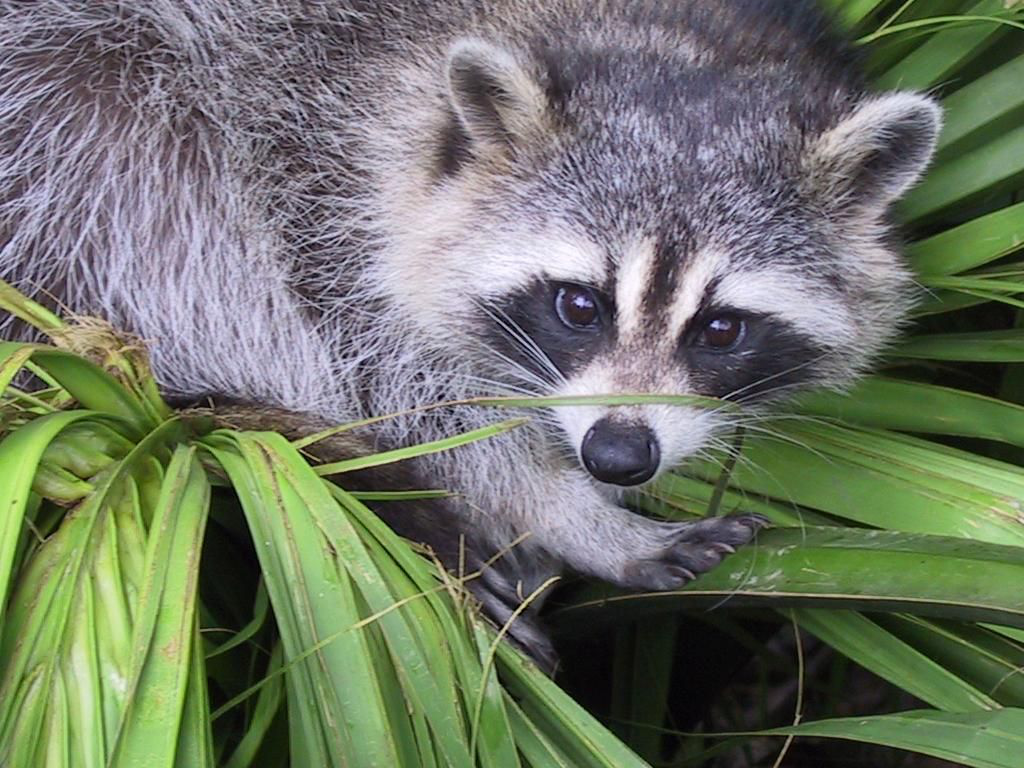
#> input picture Machine Learnia/AI/Data/Racoon.png, 1024 x 768 px
$ python 'Traitement d'"'"'image.py'
#> lines starting #> are read from the running program, lines starting #| are printed output that depends on the picture
import  numpy               as np
import  matplotlib.pyplot   as plt
from    scipy       import misc
from    PIL         import ImageFilter
from    PIL         import Image
from    scipy       import ndimage
import os

module_dir = os.path.dirname(__file__)
os.chdir(module_dir)
os.chdir("../Data")

#Importer une image
Image_Racoon = Image.open("Racoon.png" )
#> Image_Racoon is the input picture: PIL image 1024x768 RGB; mean R, G, B 110.7, 117.7, 102.1
Image_Color = Image.open( "Degrader.jpg")
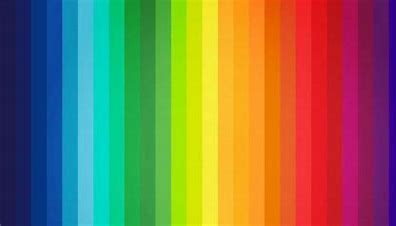
#> input picture Machine Learnia/AI/Data/Degrader.jpg, 396 x 226 px
#> Image_Color is the input picture: PIL image 396x226 RGB; mean R, G, B 129.4, 118.5, 81.5

Image_Color= np.array( Image_Color )
print("")
print("Image_Color")
print( 'classe :', type(Image_Color) )
#| classe : <class 'numpy.ndarray'>
print( 'type :', Image_Color.dtype )
#| type : uint8
print( 'taille :', Image_Color.shape )
#| taille : (226, 396, 3)
print( 'modifiable :', Image_Color.flags.writeable )
#| modifiable : True

Image_Racoon= np.asarray( Image_Racoon )
print("")
print("Image_Racoon")
print( 'classe :', type(Image_Racoon) )
#| classe : <class 'numpy.ndarray'>
print( 'type :', Image_Racoon.dtype )
#| type : uint8
print( 'taille :', Image_Color.shape )
#| taille : (226, 396, 3)
print( 'modifiable :', Image_Racoon.flags.writeable )
#| modifiable : False

plt.figure()
plt.imshow(Image_Racoon)
plt.title("Image télécharger 1")
plt.axis('off')
plt.show()

plt.figure()
plt.imshow(Image_Color)
plt.title("Image télécharger 2")
plt.axis('off')
plt.show()


#Création d'une image
hauteur = 100
largeur = 300
# mode RGB
canal = 3
new_image_RGB = np.zeros([hauteur, largeur, canal], dtype = np.uint8)
print("")
print("new_image_RGB")
print( 'classe :', type(new_image_RGB) )
print( 'type :', new_image_RGB.dtype )
print( 'taille :', new_image_RGB.shape )
print( 'modifiable :', new_image_RGB.flags.writeable )
plt.figure()
plt.imshow( new_image_RGB )
plt.title("Cadre de l'image")
plt.show()

# rouge : première tranche 0, 100
new_image_RGB[:,:100,:] = (255, 0, 0)
# vert : deuxième tranche 100, 200
new_image_RGB[:,100:200,:] = (0, 255, 0)
# bleu : Troisième tranche 200, 300
new_image_RGB[:,200:,:] = (0, 0, 255)
plt.figure()
plt.imshow(new_image_RGB)
plt.title("Génération d'image")
plt.show()
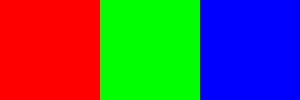
#> shown: shape (100, 300, 3); mean R, G, B 85, 85, 85
"""
"""
#Création d'une image unie aléatoire
hauteur = 100
largeur = 300
# mode RGB
canal = 3
Image_unie = np.zeros([hauteur, largeur, canal], dtype = np.uint8)
print("")
print("Image_unie")
print( 'classe :', type(Image_unie) )
print( 'type :', Image_unie.dtype )
print( 'taille :', Image_unie.shape )
print( 'modifiable :', Image_unie.flags.writeable )

for i in range( 1,4):
    Image_unie[:,:,:] = (np.random.randint(0,255),np.random.randint(0,255),np.random.randint(0,255))
    plt.figure()
    plt.imshow(Image_unie)
    plt.title("Génération d'image unie numéro %i " %i)
    plt.axis('off')
    plt.show()
#> this loop made 3 passes
#> pass 1, `plt.show()`:
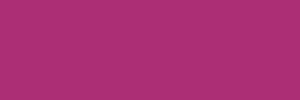
#> shown: shape (100, 300, 3); mean R, G, B 172, 47, 117

"""
"""
#Création d'une image bruit RGB
hauteur = 100
largeur = 100
# mode RGB
canal = 3
Image_bruit_RGB = np.random.randint(0, 255, size=(hauteur, largeur, 3), dtype=np.uint8)
print("")
print("Image_bruit")
print( 'classe :', type(Image_bruit_RGB) )
print( 'type :', Image_bruit_RGB.dtype )
print( 'taille :', Image_bruit_RGB.shape )
print( 'modifiable :', Image_bruit_RGB.flags.writeable )

for i in range( 1,4):
    Image_bruit_RGB = np.random.randint(0, 255, size=(hauteur, largeur, 3), dtype=np.uint8)
    plt.figure()
    plt.imshow(Image_bruit_RGB)
    plt.title("Génération d'image bruit Gris numéro %i " %i)
    plt.axis('off')
    plt.show()
#> this loop made 3 passes
#> pass 1, `plt.show()`:
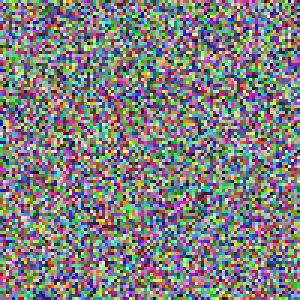
#> shown: shape (100, 100, 3) (shown 3 times larger); mean R, G, B 126.9, 127.1, 126.6
#> pass 2, `plt.show()`:
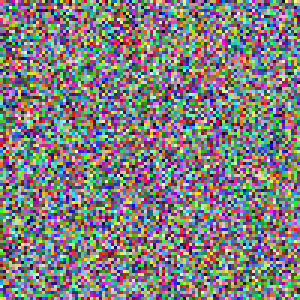
#> shown: shape (100, 100, 3) (shown 3 times larger); mean R, G, B 127.8, 126, 126.4


#Création d'une image bruit Gris
hauteur = 100
largeur = 100
Image_bruit_Grey = np.zeros([hauteur, largeur], dtype = np.uint8)
print("")
print("Image_bruit")
print( 'classe :', type(Image_bruit_Grey) )
print( 'type :', Image_bruit_Grey.dtype )
print( 'taille :', Image_bruit_Grey.shape )
print( 'modifiable :', Image_bruit_Grey.flags.writeable )

for i in range( 1,4):
    Image_bruit_Grey = np.random.randint(0, 255, size=(hauteur, largeur), dtype=np.uint8)
    plt.figure()
    plt.imshow(Image_bruit_Grey, cmap='gray')
    plt.title("Génération d'image bruit RGB numéro %i " %i)
    plt.axis('off')
    plt.show()
#> this loop made 3 passes
#> pass 1, `plt.show()`:
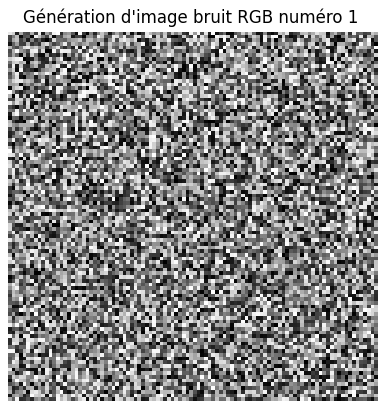
#> figure drawn by matplotlib, 1 panel
#> pass 2, `plt.show()`:
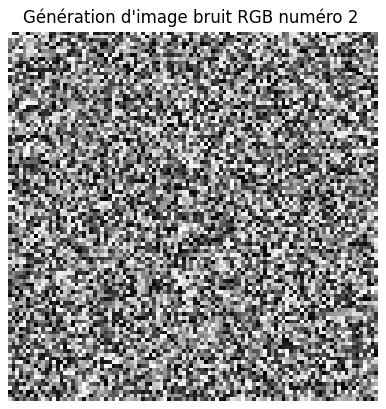
#> figure drawn by matplotlib, 1 panel


#> (the run stopped early here; a loop or call above may not have finished)
